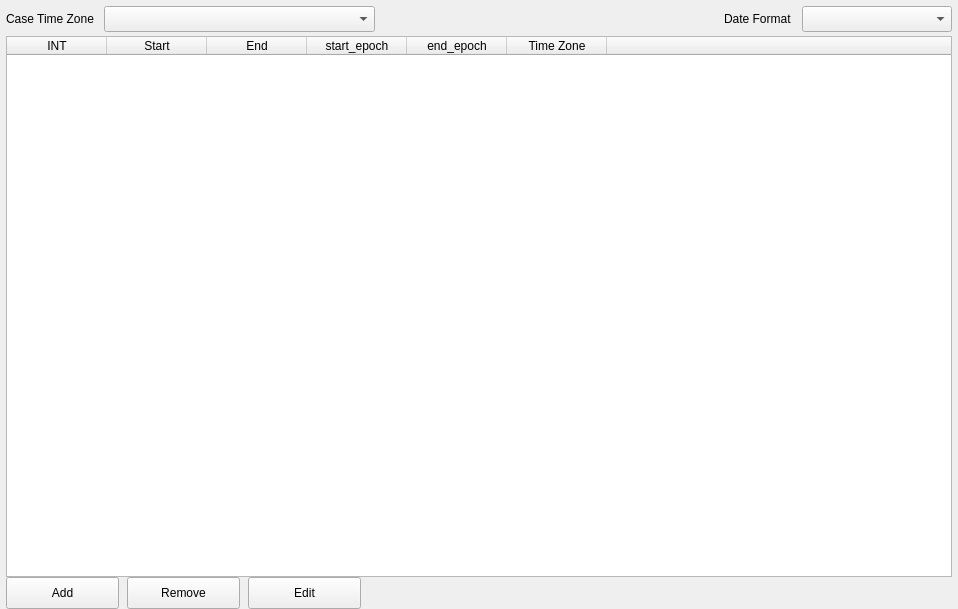
<?xml version="1.0" encoding="UTF-8"?>
<ui version="4.0">
 <class>recon_configuration_page_global_timezone</class>
 <widget class="QWidget" name="recon_configuration_page_global_timezone">
  <property name="geometry">
   <rect>
    <x>0</x>
    <y>0</y>
    <width>958</width>
    <height>609</height>
   </rect>
  </property>
  <property name="minimumSize">
   <size>
    <width>0</width>
    <height>0</height>
   </size>
  </property>
  <property name="maximumSize">
   <size>
    <width>16777215</width>
    <height>16777215</height>
   </size>
  </property>
  <property name="windowTitle">
   <string>Form</string>
  </property>
  <layout class="QVBoxLayout" name="verticalLayout_4">
   <property name="spacing">
    <number>-1</number>
   </property>
   <property name="leftMargin">
    <number>6</number>
   </property>
   <property name="topMargin">
    <number>6</number>
   </property>
   <property name="rightMargin">
    <number>6</number>
   </property>
   <property name="bottomMargin">
    <number>0</number>
   </property>
   <item>
    <layout class="QVBoxLayout" name="verticalLayout_3">
     <property name="spacing">
      <number>4</number>
     </property>
     <item>
      <layout class="QVBoxLayout" name="verticalLayout">
       <item>
        <layout class="QHBoxLayout" name="horizontalLayout">
         <property name="spacing">
          <number>10</number>
         </property>
         <item>
          <widget class="QLabel" name="label">
           <property name="minimumSize">
            <size>
             <width>0</width>
             <height>20</height>
            </size>
           </property>
           <property name="maximumSize">
            <size>
             <width>111</width>
             <height>20</height>
            </size>
           </property>
           <property name="text">
            <string>Case Time Zone</string>
           </property>
          </widget>
         </item>
         <item>
          <widget class="QComboBox" name="comboBox_timezones">
           <property name="minimumSize">
            <size>
             <width>271</width>
             <height>26</height>
            </size>
           </property>
           <property name="maximumSize">
            <size>
             <width>271</width>
             <height>26</height>
            </size>
           </property>
          </widget>
         </item>
         <item>
          <spacer name="horizontalSpacer">
           <property name="orientation">
            <enum>Qt::Horizontal</enum>
           </property>
           <property name="sizeHint" stdset="0">
            <size>
             <width>40</width>
             <height>20</height>
            </size>
           </property>
          </spacer>
         </item>
         <item>
          <widget class="QLabel" name="label_date_format">
           <property name="minimumSize">
            <size>
             <width>0</width>
             <height>20</height>
            </size>
           </property>
           <property name="text">
            <string>Date Format</string>
           </property>
          </widget>
         </item>
         <item>
          <widget class="QComboBox" name="comboBox_date_format">
           <property name="minimumSize">
            <size>
             <width>150</width>
             <height>26</height>
            </size>
           </property>
           <property name="maximumSize">
            <size>
             <width>150</width>
             <height>26</height>
            </size>
           </property>
          </widget>
         </item>
        </layout>
       </item>
      </layout>
     </item>
     <item>
      <layout class="QVBoxLayout" name="verticalLayout_2">
       <property name="spacing">
        <number>0</number>
       </property>
       <item>
        <widget class="QTableWidget" name="tableWidget_timezone">
         <property name="editTriggers">
          <set>QAbstractItemView::NoEditTriggers</set>
         </property>
         <property name="alternatingRowColors">
          <bool>true</bool>
         </property>
         <property name="selectionMode">
          <enum>QAbstractItemView::SingleSelection</enum>
         </property>
         <property name="selectionBehavior">
          <enum>QAbstractItemView::SelectRows</enum>
         </property>
         <property name="showGrid">
          <bool>false</bool>
         </property>
         <attribute name="horizontalHeaderStretchLastSection">
          <bool>true</bool>
         </attribute>
         <attribute name="verticalHeaderVisible">
          <bool>false</bool>
         </attribute>
         <column>
          <property name="text">
           <string>INT</string>
          </property>
         </column>
         <column>
          <property name="text">
           <string>Start</string>
          </property>
         </column>
         <column>
          <property name="text">
           <string>End</string>
          </property>
         </column>
         <column>
          <property name="text">
           <string>start_epoch</string>
          </property>
         </column>
         <column>
          <property name="text">
           <string>end_epoch</string>
          </property>
         </column>
         <column>
          <property name="text">
           <string>Time Zone</string>
          </property>
         </column>
         <column>
          <property name="text">
           <string/>
          </property>
         </column>
        </widget>
       </item>
       <item>
        <layout class="QHBoxLayout" name="horizontalLayout_2">
         <property name="spacing">
          <number>8</number>
         </property>
         <item>
          <widget class="QPushButton" name="pushButton_add_timezone">
           <property name="minimumSize">
            <size>
             <width>113</width>
             <height>32</height>
            </size>
           </property>
           <property name="maximumSize">
            <size>
             <width>113</width>
             <height>32</height>
            </size>
           </property>
           <property name="text">
            <string>Add</string>
           </property>
          </widget>
         </item>
         <item>
          <widget class="QPushButton" name="pushButton_remove_timezone">
           <property name="minimumSize">
            <size>
             <width>113</width>
             <height>32</height>
            </size>
           </property>
           <property name="maximumSize">
            <size>
             <width>113</width>
             <height>32</height>
            </size>
           </property>
           <property name="text">
            <string>Remove</string>
           </property>
          </widget>
         </item>
         <item>
          <widget class="QPushButton" name="pushButton_edit_timezone">
           <property name="minimumSize">
            <size>
             <width>113</width>
             <height>32</height>
            </size>
           </property>
           <property name="maximumSize">
            <size>
             <width>113</width>
             <height>32</height>
            </size>
           </property>
           <property name="text">
            <string>Edit</string>
           </property>
          </widget>
         </item>
         <item>
          <spacer name="horizontalSpacer_2">
           <property name="orientation">
            <enum>Qt::Horizontal</enum>
           </property>
           <property name="sizeHint" stdset="0">
            <size>
             <width>298</width>
             <height>20</height>
            </size>
           </property>
          </spacer>
         </item>
        </layout>
       </item>
      </layout>
     </item>
    </layout>
   </item>
  </layout>
 </widget>
 <resources/>
 <connections/>
</ui>
